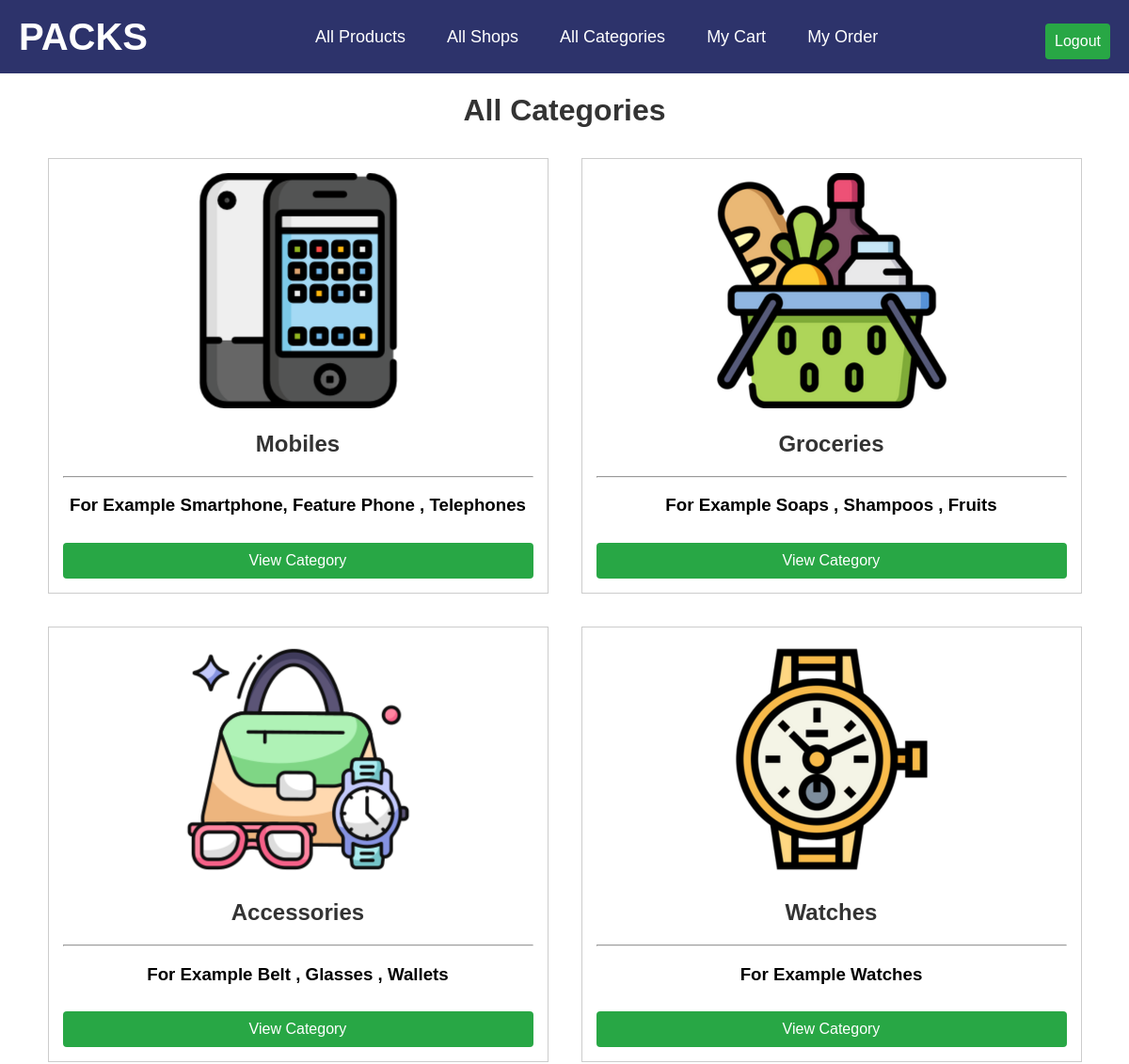
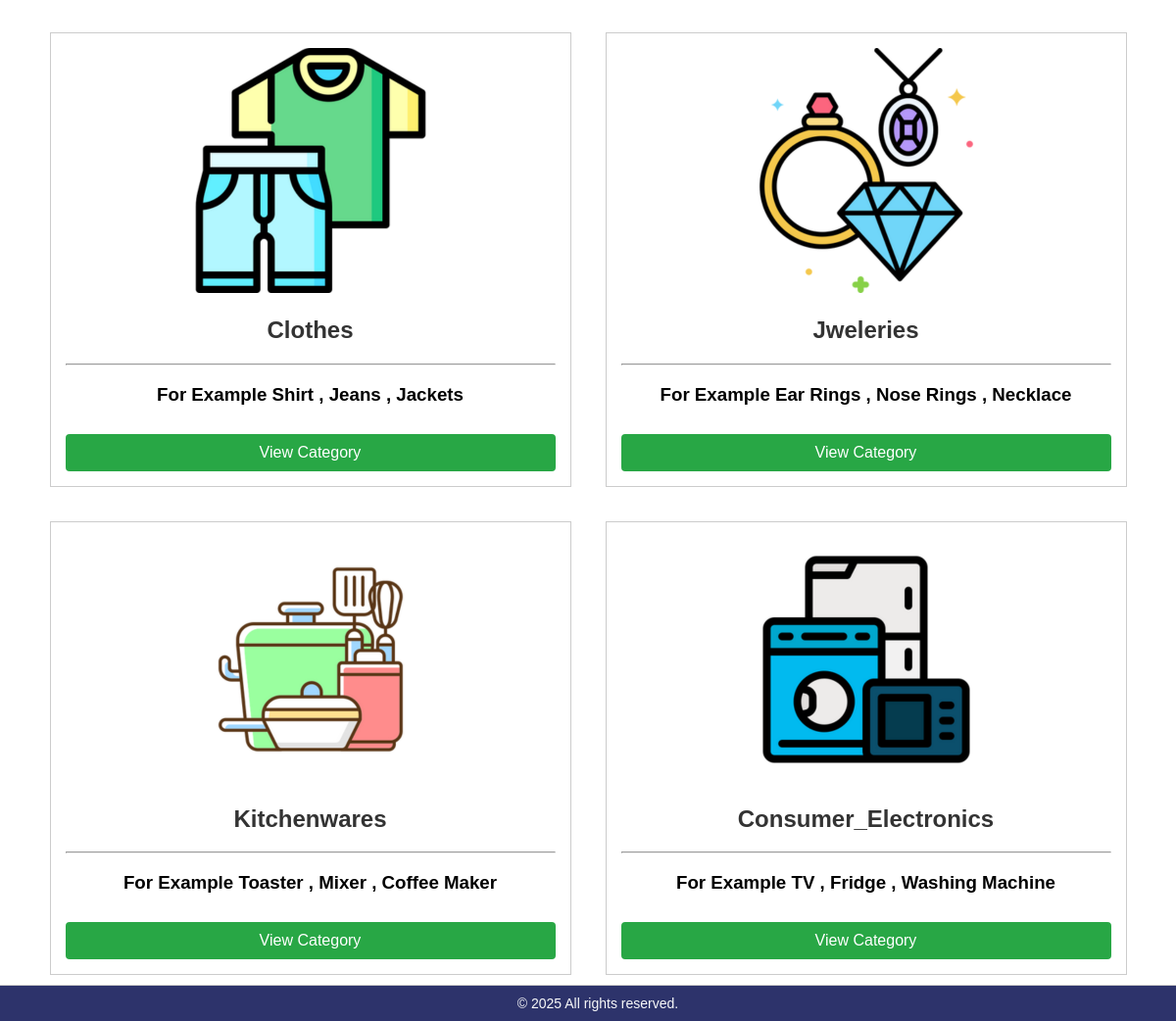
Screenshot of /categories/ (signed in) with the database file from the repository (2 pictures, top to bottom).
### Ecommerce_Website_Application/models.py (models this page shows, shortened)
class Category(models.Model):
    category_name = models.CharField(max_length=50)
    category_description = models.CharField(max_length=100)
    category_icon = models.ImageField(upload_to='Categories/Icons/',default='')
    category_banner = models.ImageField(upload_to='Categories/Banners/',default='')

### Ecommerce_Website_Application/views.py (the view)
# urls.py: path('categories/',categories,name="categories"),
def categories(request):
    Categories_Data = Category.objects.all()
    context= {
        'Categories_Data':Categories_Data
    }
    return render(request,'categories.html',context=context)

### Ecommerce_Website_Application/templates/categories.html
{% extends "buyer_base.html" %}
{% block content %}
{%load static%}
{%load cart%}
    <h1>All Categories</h1>
    <div class="shop-card-container">
        {% for Category in Categories_Data %}
        <div class="shop-card">
            <img src="{{ Category.category_icon.url}}" alt="Image" width="250">
            <div class="text">
                <h2>{{ Category.category_name }}</h2>
                <hr>
                <h3>{{ Category.category_description }}</h3>
                <a href="/categories/{{ Category.id }}"><button>View Category</button></a>
            </div>
        </div>
        {% endfor %}
    </div>
{% endblock %}

### Ecommerce_Website_Application/Staticfiles/registration_forms.css (style rules this page uses)
body { font-family: Arial, sans-serif; margin: 0; padding: 0; min-height: 100vh; display: flex; flex-direction: column; overflow-x: hidden; }
.buyer_body { background-image: url('Background/buyer.jpg'); background-size: 100%; background-repeat: repeat-y; font-family: Arial, sans-serif; margin: 0; padding: 0; min-height: 100vh; display: flex; flex-direction: column; overflow-x: hidden; }
h1,h2 { text-align: center; color: #333; }
button { width: 100%; padding: 10px; background-color: #28a745; color: white; border: none; border-radius: 4px; cursor: pointer; font-size: 16px; margin-top: 10px; }
.shop-card-container { display: flex; flex-wrap: wrap; justify-content: center; gap: 15px; }
.shop-card { background: white; width: 500px; border: 1px solid #ccc; padding: 15px; text-align: center; margin: 10px; }

### rows the page displays
Category: category_icon (picture), category_name "Mobiles", category_description "For Example Smartphone, Feature Phone , Telephones"
Category: category_icon (picture), category_name "Groceries", category_description "For Example Soaps , Shampoos , Fruits"
Category: category_icon (picture), category_name "Accessories", category_description "For Example Belt , Glasses , Wallets"
Category: category_icon (picture), category_name "Watches", category_description "For Example Watches"
Category: category_icon (picture), category_name "Clothes", category_description "For Example Shirt , Jeans , Jackets"
Category: category_icon (picture), category_name "Jweleries", category_description "For Example Ear Rings , Nose Rings , Necklace"
Category: category_icon (picture), category_name "Kitchenwares", category_description "For Example Toaster , Mixer , Coffee Maker"
Category: category_icon (picture), category_name "Consumer_Electronics", category_description "For Example TV , Fridge , Washing Machine"
